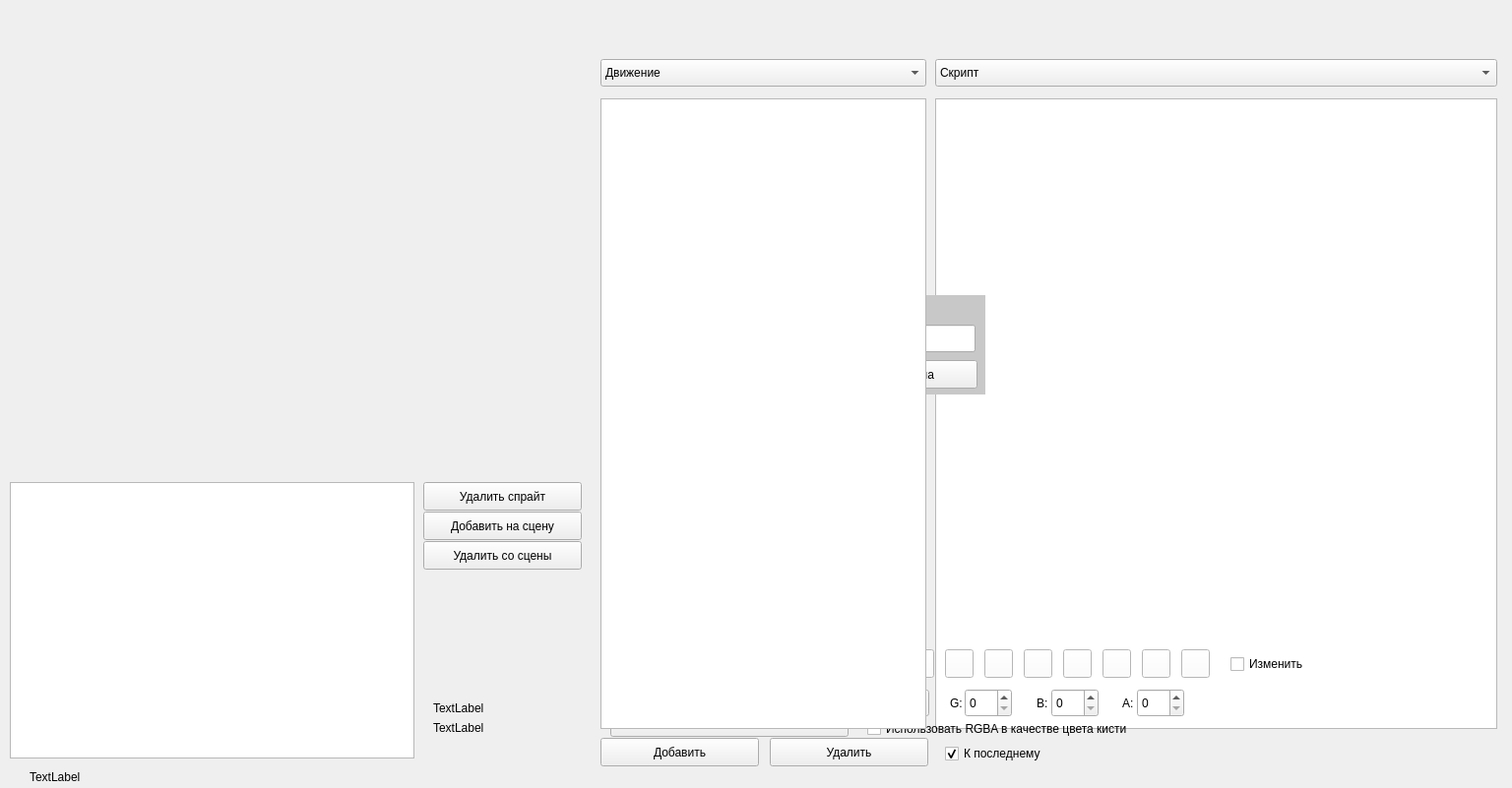
<?xml version="1.0" encoding="UTF-8"?>
<ui version="4.0">
 <class>Widget</class>
 <widget class="QWidget" name="Widget">
  <property name="geometry">
   <rect>
    <x>0</x>
    <y>0</y>
    <width>1536</width>
    <height>801</height>
   </rect>
  </property>
  <property name="windowTitle">
   <string>Widget</string>
  </property>
  <widget class="QLabel" name="label">
   <property name="geometry">
    <rect>
     <x>440</x>
     <y>730</y>
     <width>63</width>
     <height>20</height>
    </rect>
   </property>
   <property name="text">
    <string>TextLabel</string>
   </property>
  </widget>
  <widget class="QTableView" name="tableView">
   <property name="geometry">
    <rect>
     <x>610</x>
     <y>100</y>
     <width>331</width>
     <height>641</height>
    </rect>
   </property>
  </widget>
  <widget class="QTableView" name="tableView_2">
   <property name="geometry">
    <rect>
     <x>950</x>
     <y>100</y>
     <width>571</width>
     <height>641</height>
    </rect>
   </property>
  </widget>
  <widget class="QComboBox" name="comboBox">
   <property name="geometry">
    <rect>
     <x>610</x>
     <y>60</y>
     <width>331</width>
     <height>28</height>
    </rect>
   </property>
   <item>
    <property name="text">
     <string>Движение</string>
    </property>
   </item>
   <item>
    <property name="text">
     <string>Внешний вид</string>
    </property>
   </item>
   <item>
    <property name="text">
     <string>Звук</string>
    </property>
   </item>
   <item>
    <property name="text">
     <string>События</string>
    </property>
   </item>
   <item>
    <property name="text">
     <string>Управление</string>
    </property>
   </item>
   <item>
    <property name="text">
     <string>Сенсоры</string>
    </property>
   </item>
   <item>
    <property name="text">
     <string>Операторы</string>
    </property>
   </item>
   <item>
    <property name="text">
     <string>Переменные</string>
    </property>
   </item>
  </widget>
  <widget class="QComboBox" name="comboBox_2">
   <property name="geometry">
    <rect>
     <x>950</x>
     <y>60</y>
     <width>571</width>
     <height>28</height>
    </rect>
   </property>
   <item>
    <property name="text">
     <string>Скрипт</string>
    </property>
   </item>
   <item>
    <property name="text">
     <string>Растровый редактор</string>
    </property>
   </item>
   <item>
    <property name="text">
     <string>Звуки</string>
    </property>
   </item>
  </widget>
  <widget class="QPushButton" name="pushButton">
   <property name="geometry">
    <rect>
     <x>610</x>
     <y>750</y>
     <width>161</width>
     <height>29</height>
    </rect>
   </property>
   <property name="text">
    <string>Добавить</string>
   </property>
  </widget>
  <widget class="QPushButton" name="pushButton_2">
   <property name="geometry">
    <rect>
     <x>782</x>
     <y>750</y>
     <width>161</width>
     <height>29</height>
    </rect>
   </property>
   <property name="text">
    <string>Удалить</string>
   </property>
  </widget>
  <widget class="QCheckBox" name="checkBox">
   <property name="geometry">
    <rect>
     <x>960</x>
     <y>753</y>
     <width>121</width>
     <height>26</height>
    </rect>
   </property>
   <property name="text">
    <string>К последнему</string>
   </property>
   <property name="checked">
    <bool>true</bool>
   </property>
  </widget>
  <widget class="QSpinBox" name="spinBox">
   <property name="geometry">
    <rect>
     <x>741</x>
     <y>687</y>
     <width>121</width>
     <height>29</height>
    </rect>
   </property>
   <property name="minimum">
    <number>1</number>
   </property>
   <property name="maximum">
    <number>50</number>
   </property>
  </widget>
  <widget class="QComboBox" name="comboBox_3">
   <property name="geometry">
    <rect>
     <x>741</x>
     <y>657</y>
     <width>121</width>
     <height>28</height>
    </rect>
   </property>
   <item>
    <property name="text">
     <string>Кисть</string>
    </property>
   </item>
   <item>
    <property name="text">
     <string>Стерка</string>
    </property>
   </item>
   <item>
    <property name="text">
     <string>Прямоугольник</string>
    </property>
   </item>
   <item>
    <property name="text">
     <string>Эллипс</string>
    </property>
   </item>
   <item>
    <property name="text">
     <string>Линия</string>
    </property>
   </item>
  </widget>
  <widget class="QLabel" name="label_3">
   <property name="geometry">
    <rect>
     <x>620</x>
     <y>660</y>
     <width>91</width>
     <height>20</height>
    </rect>
   </property>
   <property name="text">
    <string>Инструмент</string>
   </property>
  </widget>
  <widget class="QLabel" name="label_4">
   <property name="geometry">
    <rect>
     <x>620</x>
     <y>690</y>
     <width>111</width>
     <height>20</height>
    </rect>
   </property>
   <property name="text">
    <string>Толщина кисти</string>
   </property>
  </widget>
  <widget class="QPushButton" name="pushButton_3">
   <property name="geometry">
    <rect>
     <x>620</x>
     <y>720</y>
     <width>242</width>
     <height>29</height>
    </rect>
   </property>
   <property name="text">
    <string>Очистить</string>
   </property>
  </widget>
  <widget class="QPushButton" name="pushButton_4">
   <property name="geometry">
    <rect>
     <x>880</x>
     <y>660</y>
     <width>29</width>
     <height>29</height>
    </rect>
   </property>
   <property name="styleSheet">
    <string notr="true">background-color:white</string>
   </property>
   <property name="text">
    <string/>
   </property>
  </widget>
  <widget class="QPushButton" name="pushButton_5">
   <property name="geometry">
    <rect>
     <x>1000</x>
     <y>660</y>
     <width>29</width>
     <height>29</height>
    </rect>
   </property>
   <property name="styleSheet">
    <string notr="true">background-color:white</string>
   </property>
   <property name="text">
    <string/>
   </property>
  </widget>
  <widget class="QPushButton" name="pushButton_6">
   <property name="geometry">
    <rect>
     <x>920</x>
     <y>660</y>
     <width>29</width>
     <height>29</height>
    </rect>
   </property>
   <property name="styleSheet">
    <string notr="true">background-color:white</string>
   </property>
   <property name="text">
    <string/>
   </property>
  </widget>
  <widget class="QPushButton" name="pushButton_7">
   <property name="geometry">
    <rect>
     <x>1040</x>
     <y>660</y>
     <width>29</width>
     <height>29</height>
    </rect>
   </property>
   <property name="styleSheet">
    <string notr="true">background-color:white</string>
   </property>
   <property name="text">
    <string/>
   </property>
  </widget>
  <widget class="QPushButton" name="pushButton_8">
   <property name="geometry">
    <rect>
     <x>1200</x>
     <y>660</y>
     <width>29</width>
     <height>29</height>
    </rect>
   </property>
   <property name="styleSheet">
    <string notr="true">background-color:white</string>
   </property>
   <property name="text">
    <string/>
   </property>
  </widget>
  <widget class="QPushButton" name="pushButton_9">
   <property name="geometry">
    <rect>
     <x>1160</x>
     <y>660</y>
     <width>29</width>
     <height>29</height>
    </rect>
   </property>
   <property name="styleSheet">
    <string notr="true">background-color:white</string>
   </property>
   <property name="text">
    <string/>
   </property>
  </widget>
  <widget class="QPushButton" name="pushButton_10">
   <property name="geometry">
    <rect>
     <x>1120</x>
     <y>660</y>
     <width>29</width>
     <height>29</height>
    </rect>
   </property>
   <property name="styleSheet">
    <string notr="true">background-color:white</string>
   </property>
   <property name="text">
    <string/>
   </property>
  </widget>
  <widget class="QPushButton" name="pushButton_11">
   <property name="geometry">
    <rect>
     <x>960</x>
     <y>660</y>
     <width>29</width>
     <height>29</height>
    </rect>
   </property>
   <property name="styleSheet">
    <string notr="true">background-color:white</string>
   </property>
   <property name="text">
    <string/>
   </property>
  </widget>
  <widget class="QPushButton" name="pushButton_12">
   <property name="geometry">
    <rect>
     <x>1080</x>
     <y>660</y>
     <width>29</width>
     <height>29</height>
    </rect>
   </property>
   <property name="styleSheet">
    <string notr="true">background-color:white</string>
   </property>
   <property name="text">
    <string/>
   </property>
  </widget>
  <widget class="QCheckBox" name="checkBox_2">
   <property name="geometry">
    <rect>
     <x>1250</x>
     <y>662</y>
     <width>101</width>
     <height>26</height>
    </rect>
   </property>
   <property name="text">
    <string>Изменить</string>
   </property>
   <property name="checked">
    <bool>false</bool>
   </property>
  </widget>
  <widget class="QSpinBox" name="spinBox_2">
   <property name="geometry">
    <rect>
     <x>896</x>
     <y>700</y>
     <width>48</width>
     <height>29</height>
    </rect>
   </property>
   <property name="maximum">
    <number>255</number>
   </property>
  </widget>
  <widget class="QSpinBox" name="spinBox_3">
   <property name="geometry">
    <rect>
     <x>980</x>
     <y>700</y>
     <width>48</width>
     <height>29</height>
    </rect>
   </property>
   <property name="maximum">
    <number>255</number>
   </property>
  </widget>
  <widget class="QSpinBox" name="spinBox_4">
   <property name="geometry">
    <rect>
     <x>1068</x>
     <y>700</y>
     <width>48</width>
     <height>29</height>
    </rect>
   </property>
   <property name="maximum">
    <number>255</number>
   </property>
  </widget>
  <widget class="QSpinBox" name="spinBox_5">
   <property name="geometry">
    <rect>
     <x>1155</x>
     <y>700</y>
     <width>48</width>
     <height>29</height>
    </rect>
   </property>
   <property name="maximum">
    <number>255</number>
   </property>
  </widget>
  <widget class="QLabel" name="label_5">
   <property name="geometry">
    <rect>
     <x>881</x>
     <y>704</y>
     <width>21</width>
     <height>20</height>
    </rect>
   </property>
   <property name="text">
    <string>R:</string>
   </property>
  </widget>
  <widget class="QLabel" name="label_6">
   <property name="geometry">
    <rect>
     <x>965</x>
     <y>705</y>
     <width>21</width>
     <height>20</height>
    </rect>
   </property>
   <property name="text">
    <string>G:</string>
   </property>
  </widget>
  <widget class="QLabel" name="label_7">
   <property name="geometry">
    <rect>
     <x>1053</x>
     <y>705</y>
     <width>21</width>
     <height>20</height>
    </rect>
   </property>
   <property name="text">
    <string>B:</string>
   </property>
  </widget>
  <widget class="QLabel" name="label_8">
   <property name="geometry">
    <rect>
     <x>1140</x>
     <y>705</y>
     <width>21</width>
     <height>20</height>
    </rect>
   </property>
   <property name="text">
    <string>A:</string>
   </property>
  </widget>
  <widget class="QCheckBox" name="checkBox_3">
   <property name="geometry">
    <rect>
     <x>881</x>
     <y>730</y>
     <width>331</width>
     <height>21</height>
    </rect>
   </property>
   <property name="text">
    <string>Использовать RGBA в качестве цвета кисти</string>
   </property>
  </widget>
  <widget class="QLabel" name="label_9">
   <property name="geometry">
    <rect>
     <x>440</x>
     <y>710</y>
     <width>63</width>
     <height>20</height>
    </rect>
   </property>
   <property name="text">
    <string>TextLabel</string>
   </property>
  </widget>
  <widget class="QLabel" name="label_10">
   <property name="geometry">
    <rect>
     <x>30</x>
     <y>780</y>
     <width>561</width>
     <height>20</height>
    </rect>
   </property>
   <property name="text">
    <string>TextLabel</string>
   </property>
  </widget>
  <widget class="QLineEdit" name="lineEdit">
   <property name="geometry">
    <rect>
     <x>720</x>
     <y>330</y>
     <width>271</width>
     <height>28</height>
    </rect>
   </property>
   <property name="text">
    <string/>
   </property>
   <property name="maxLength">
    <number>20</number>
   </property>
   <property name="alignment">
    <set>Qt::AlignCenter</set>
   </property>
  </widget>
  <widget class="QLabel" name="label_11">
   <property name="geometry">
    <rect>
     <x>710</x>
     <y>300</y>
     <width>291</width>
     <height>101</height>
    </rect>
   </property>
   <property name="styleSheet">
    <string notr="true">background-color: rgba(200, 200, 200, 255); text-color: rgba(0, 0, 0, 255);</string>
   </property>
   <property name="text">
    <string/>
   </property>
  </widget>
  <widget class="QLabel" name="label_12">
   <property name="geometry">
    <rect>
     <x>710</x>
     <y>306</y>
     <width>291</width>
     <height>20</height>
    </rect>
   </property>
   <property name="autoFillBackground">
    <bool>false</bool>
   </property>
   <property name="text">
    <string>Введите название спрайта</string>
   </property>
   <property name="alignment">
    <set>Qt::AlignCenter</set>
   </property>
  </widget>
  <widget class="QPushButton" name="pushButton_13">
   <property name="geometry">
    <rect>
     <x>720</x>
     <y>366</y>
     <width>131</width>
     <height>29</height>
    </rect>
   </property>
   <property name="text">
    <string>Создать</string>
   </property>
  </widget>
  <widget class="QPushButton" name="pushButton_14">
   <property name="geometry">
    <rect>
     <x>862</x>
     <y>366</y>
     <width>131</width>
     <height>29</height>
    </rect>
   </property>
   <property name="text">
    <string>Отмена</string>
   </property>
  </widget>
  <widget class="QTableView" name="tableView_3">
   <property name="geometry">
    <rect>
     <x>10</x>
     <y>490</y>
     <width>411</width>
     <height>281</height>
    </rect>
   </property>
  </widget>
  <widget class="QPushButton" name="pushButton_15">
   <property name="geometry">
    <rect>
     <x>430</x>
     <y>490</y>
     <width>161</width>
     <height>29</height>
    </rect>
   </property>
   <property name="text">
    <string>Удалить спрайт</string>
   </property>
  </widget>
  <widget class="QPushButton" name="pushButton_16">
   <property name="geometry">
    <rect>
     <x>430</x>
     <y>520</y>
     <width>161</width>
     <height>29</height>
    </rect>
   </property>
   <property name="text">
    <string>Добавить на сцену</string>
   </property>
  </widget>
  <widget class="QPushButton" name="pushButton_17">
   <property name="geometry">
    <rect>
     <x>430</x>
     <y>550</y>
     <width>161</width>
     <height>29</height>
    </rect>
   </property>
   <property name="text">
    <string>Удалить со сцены</string>
   </property>
  </widget>
  <widget class="QTableView" name="tableView_4">
   <property name="geometry">
    <rect>
     <x>610</x>
     <y>100</y>
     <width>331</width>
     <height>641</height>
    </rect>
   </property>
  </widget>
  <zorder>label</zorder>
  <zorder>tableView</zorder>
  <zorder>tableView_2</zorder>
  <zorder>comboBox</zorder>
  <zorder>comboBox_2</zorder>
  <zorder>pushButton</zorder>
  <zorder>pushButton_2</zorder>
  <zorder>checkBox</zorder>
  <zorder>spinBox</zorder>
  <zorder>comboBox_3</zorder>
  <zorder>label_3</zorder>
  <zorder>label_4</zorder>
  <zorder>pushButton_3</zorder>
  <zorder>pushButton_4</zorder>
  <zorder>pushButton_5</zorder>
  <zorder>pushButton_6</zorder>
  <zorder>pushButton_7</zorder>
  <zorder>pushButton_8</zorder>
  <zorder>pushButton_9</zorder>
  <zorder>pushButton_10</zorder>
  <zorder>pushButton_11</zorder>
  <zorder>pushButton_12</zorder>
  <zorder>checkBox_2</zorder>
  <zorder>spinBox_2</zorder>
  <zorder>spinBox_3</zorder>
  <zorder>spinBox_4</zorder>
  <zorder>spinBox_5</zorder>
  <zorder>label_5</zorder>
  <zorder>label_6</zorder>
  <zorder>label_7</zorder>
  <zorder>label_8</zorder>
  <zorder>checkBox_3</zorder>
  <zorder>label_9</zorder>
  <zorder>label_10</zorder>
  <zorder>label_11</zorder>
  <zorder>lineEdit</zorder>
  <zorder>label_12</zorder>
  <zorder>pushButton_13</zorder>
  <zorder>pushButton_14</zorder>
  <zorder>tableView_3</zorder>
  <zorder>pushButton_15</zorder>
  <zorder>pushButton_16</zorder>
  <zorder>pushButton_17</zorder>
  <zorder>tableView_4</zorder>
 </widget>
 <resources/>
 <connections/>
</ui>
